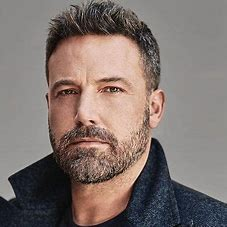
#> input picture train-dataset/Ben Affleck/ben 1.jfif, 227 x 227 px, found by its file name; its folder holds only this picture in this run
$ python open-cv-facesTrain.py
#> lines starting #> are read from the running program, lines starting #| are printed output that depends on the picture
import os
import cv2 as cv
import numpy as np

people = ['Ben Affleck', 'Elon Musk',
          'Elton John', 'Mbappe', 'Ronaldo', 'Farhan']
DIR = r'C:\Farhan\BINUS\OpenCV\Photos\train-dataset'

face_default = cv.CascadeClassifier('face_default.xml')
features = []
labels = []


def create_train():
    for person in people:
        path = os.path.join(DIR, person)
        label = people.index(person)

        for img in os.listdir(path):

            img_path = os.path.join(path, img)

            img_array = cv.imread(img_path)
#> img_array is the input picture: shape (227, 227, 3); mean B, G, R 110.6, 115.3, 128.1

            if img_array is None:
                continue

            gray = cv.cvtColor(img_array, cv.COLOR_BGR2GRAY)
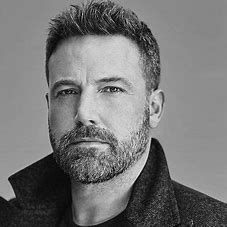
#> gray: shape (227, 227); min 0, max 240, mean 118.6

            faces_rect = face_default.detectMultiScale(
                gray, scaleFactor=1.1, minNeighbors=4)
#> faces_rect = [[24, 39, 133, 133]]

            for (x, y, w, h) in faces_rect:

                faces_roi = gray[y:y+h, x:x+w]

                features.append(faces_roi)

                labels.append(label)
#> this loop made 1 pass
#> pass 1, in create_train, `faces_roi = gray[y:y+h, x:x+w]`:
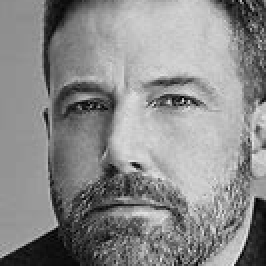
#> faces_roi: shape (133, 133) (shown 2 times larger); min 0, max 240, mean 138.6
#> after the loop, features = 1 item; labels = [0]
#> pass 2 of the loop in create_train, `for person in people:`:
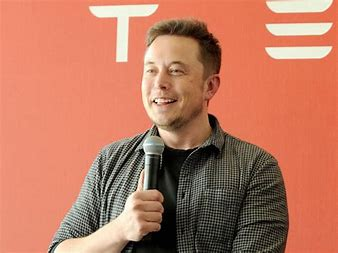
#> input picture train-dataset/Elon Musk/elon 1.jfif, 338 x 253 px, found by its file name
#> in create_train, img_array is the input picture: shape (253, 338, 3); mean B, G, R 96.8, 120.7, 187.9
#> in create_train, `gray = cv.cvtColor(img_array, cv.COLOR_BGR2GRAY)`:
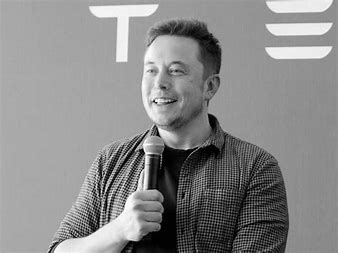
#> gray: shape (253, 338); min 0, max 254, mean 138.1
#> faces_rect = [[127, 42, 75, 75]]
#> the loop in create_train, `for (x, y, w, h) in faces_rect: ` made 1 pass
#> pass 1, in create_train, `faces_roi = gray[y:y+h, x:x+w]`:
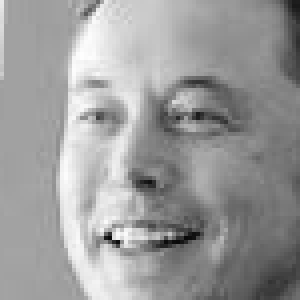
#> faces_roi: shape (75, 75) (shown 4 times larger); min 9, max 254, mean 155.1
#> after the loop in create_train, `for (x, y, w, h) in faces_rect:`: features = 2 items; labels = [0, 1]


#> (the run stopped early here; a loop or call above may not have finished)
